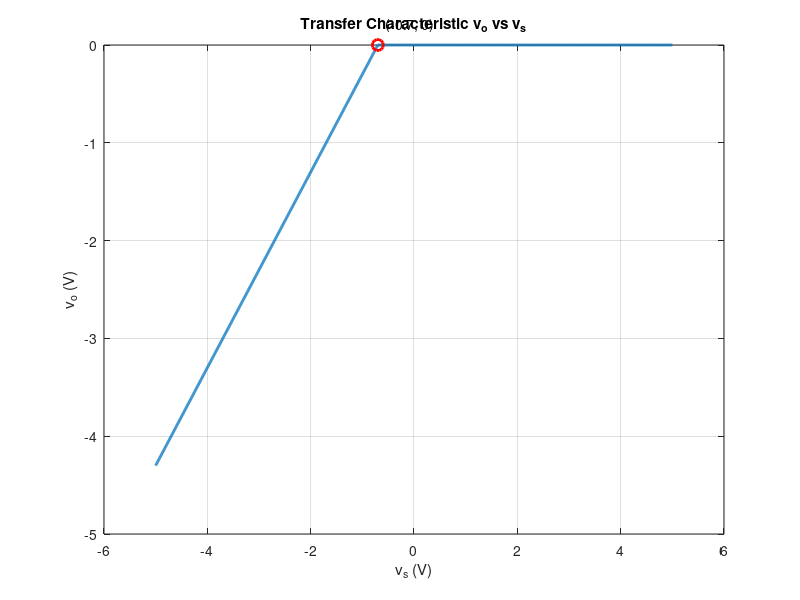
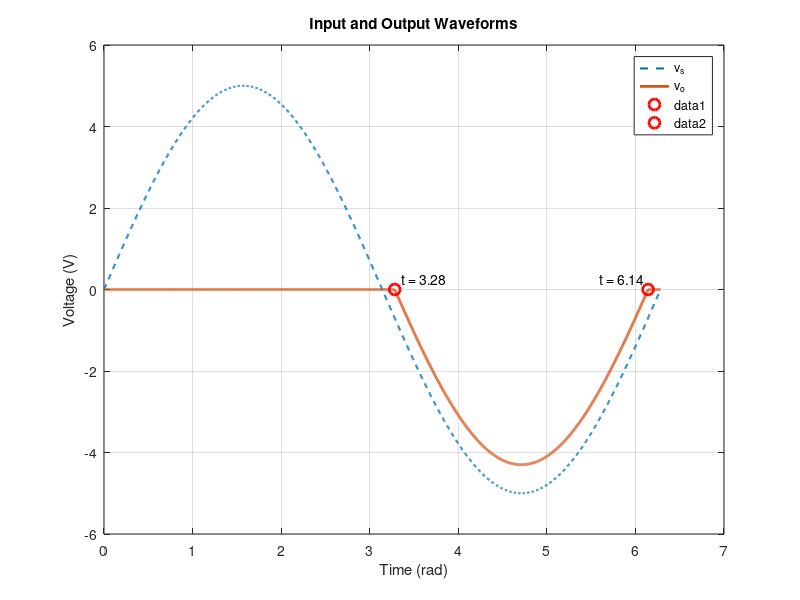

These charts were generated, in order, by the following MATLAB code: (Note: this script raises an error after producing the figures.)
clc;
clear;
close all;

%% Parameters
Vs_amp = 5;              % Peak amplitude of source
VD = 0.7;                % Diode drop
t = linspace(0, 2*pi, 2000);   % One full cycle

%% Input waveform
vs = Vs_amp * sin(t);

%% Output waveform for reversed diode half-wave rectifier
vo = zeros(size(vs));
mask = vs < -VD;         % diode ON when vs < -0.7 V
vo(mask) = vs(mask) + VD;

%% Transfer characteristic
vs_sweep = linspace(-5, 5, 2000);
vo_transfer = zeros(size(vs_sweep));
mask_transfer = vs_sweep < -VD;
vo_transfer(mask_transfer) = vs_sweep(mask_transfer) + VD;

%% Exact transition points
theta1 = pi + asin(VD / Vs_amp);   % first turn-on point
theta2 = 2*pi - asin(VD / Vs_amp); % turn-off point

%% Plot transfer characteristic
figure;
plot(vs_sweep, vo_transfer, 'LineWidth', 2);
grid on;
xlabel('v_s (V)');
ylabel('v_o (V)');
title('Transfer Characteristic v_o vs v_s');
hold on;
plot(-VD, 0, 'ro', 'MarkerSize', 8, 'LineWidth', 2);
text(-VD + 0.15, 0.2, '(-0.7, 0)');

%% Plot input and output waveforms
figure;
plot(t, vs, '--', 'LineWidth', 1.5); 
hold on;
plot(t, vo, 'LineWidth', 2);
grid on;
xlabel('Time (rad)');
ylabel('Voltage (V)');
title('Input and Output Waveforms');
legend('v_s', 'v_o', 'Location', 'best');

% Mark turn-on and turn-off points
plot(theta1, 0, 'ro', 'MarkerSize', 8, 'LineWidth', 2);
plot(theta2, 0, 'ro', 'MarkerSize', 8, 'LineWidth', 2);
text(theta1 + 0.08, 0.25, sprintf('t = %.2f', theta1));
text(theta2 - 0.55, 0.25, sprintf('t = %.2f', theta2));

yline(0, ':');
